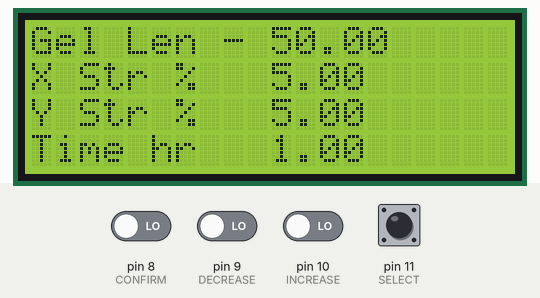
Simulated run of this sketch. Board: Arduino Mega 2560, built with avr-gcc and run on an emulated ATmega2560. Shown: 20×4 character LCD. The inputs (shaded band) are chosen by the test bench; at power-on: pin 8 (CONFIRM), pin 9 (DECREASE), pin 10 (INCREASE), pin 11 (SELECT) LOW.

Above: at 1.3 s.
1.4 s: pin 8 (CONFIRM) driven HIGH
At 7.2 s:
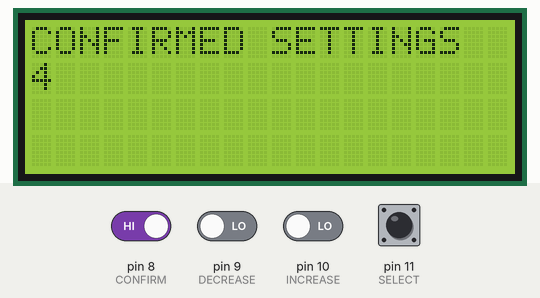
At 11.6 s:
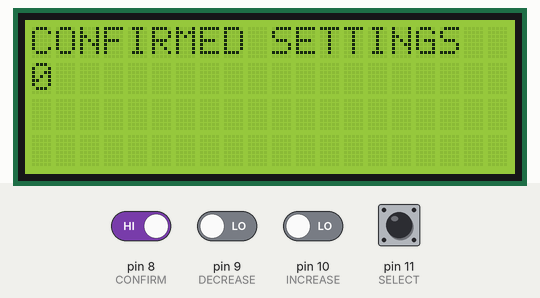
Timing chart, 0 to 11.9 s (numbered marks = the images above; inputs shaded):
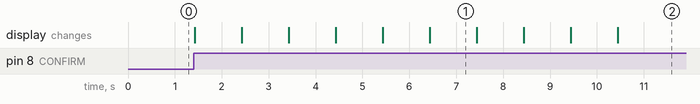

The sketch:

WORKING_INTERFACE.ino
```cpp
//With Arduino Mega 2569

#include <Wire.h>
#include <LiquidCrystal_I2C.h>
LiquidCrystal_I2C lcd(0x27, 2, 1, 0, 4, 5, 6, 7, 3, POSITIVE);


//pin numbers
const int SELECT = 11;
const int INCREASE = 10;
const int DECREASE = 9;
const int CONFIRM = 8;

//Counter of total select button pushes. Uses modulus to find the variable selected.
int Counter = 0;


//intializes the button states pre and post loop
int buttonState1 = 0;         // current state of the button
int lastButtonState1 = 0;// previous state of the button
int buttonState2 = 0;
int lastButtonState2 = 0;
int buttonState3 = 0;         // current state of the button
int lastButtonState3 = 0;// previous state of the button
int buttonState4 = 0;
int lastButtonState4 = 0;


//DEFAULT VALUES, CHANGE TO SET PRECISE VALUES
float gellen = 50; //gel length, mm
float stretx = 5;   //stretch percentage, %
float strety = 5;
float timehr = 1;  //time of stretch, hr, determines speed


const int NUMBER_OF_VARIABLES = 4;


float gellenincrement = 0.5; //increment/decrement values of all variables
float stretincrement = 0.5;
float timehrincrement = 0.1;

float gellenmax = 100; //max values of each variable
float stretmax = 20;   //min values are set to be zero for all variables
float timehrmax = 24;  //if a increase/decrease button press will take a variable past the max/min values, nothing will happen


void setup() {
  //setup of pins and lcd display
  lcd.begin(20,4);
  pinMode(SELECT, INPUT);
  pinMode(INCREASE, INPUT);
  pinMode(DECREASE, INPUT);
  pinMode(CONFIRM, INPUT);

  //display the default initialized values and starts the loop
  displayVars();
}

void loop() {
  // read the pushbutton input pin for each button
  buttonState1 = digitalRead(SELECT);
  buttonState2 = digitalRead(INCREASE);
  buttonState3 = digitalRead(DECREASE);
  buttonState4 = digitalRead(CONFIRM);

  // compare the buttonState to its previous state,
  if (buttonState1 != lastButtonState1) {

    //if state changed compared to last loop, check if the button was being pushed
    if (buttonState1 == HIGH) {
      select();

      //display updated value or selection values,
      displayVars();
    }

    //important for preventing bouncing and registering more than one action per button press
    delay(50);

    //button 2 = increase
  } else if (buttonState2 != lastButtonState2) {
    if (buttonState2 == HIGH) {
      increase();
      displayVars();
    }
    delay(50);

    //button 3 = decrease
  } else if (buttonState3 != lastButtonState3) {
    if (buttonState3 == HIGH) {
      decrease();
      displayVars();
    }
    delay(50);

    //button 4 = confirm settings
  } else if (buttonState4 != lastButtonState4) {
    if (buttonState4 == HIGH) {
      confirm();
    }
    delay(50);
  }


  // save the current state as the last state, for next time through the loop
  lastButtonState1 = buttonState1;
  lastButtonState2 = buttonState2;
  lastButtonState3 = buttonState3;
  lastButtonState4 = buttonState4;
}


//Increments the select button counter
void select() {
  Counter++;
}


//increases the currently selected variable by the increment amount
void increase() {
  //modulus operation to get the varible selected
  int cur_selection = Counter % NUMBER_OF_VARIABLES;

  //check to make sure the action wont take the variable over the max
  if (cur_selection == 0) {
    if (gellen + gellenincrement <= gellenmax) {
      gellen += gellenincrement;
    }
  } else if (cur_selection == 1) {
    if (stretx + stretincrement <= stretmax) {
      stretx += stretincrement;
    }
  } else if (cur_selection == 2) {
    if (strety + stretincrement <= stretmax) {
      strety += stretincrement;
    }
  } else if (cur_selection == 3) {
    if (timehr + timehrincrement <= timehrmax) {
      timehr += timehrincrement;
    }
  }
}


//decreases the currently selected variable by the increment amount
void decrease() {
  int cur_selection = Counter % NUMBER_OF_VARIABLES;
  if (cur_selection == 0) {
    if (gellen > gellenincrement) {
      gellen -= gellenincrement;
    }
  } else if (cur_selection == 1) {
    if (stretx > stretincrement) {
      stretx -= stretincrement;
    }
  } else if (cur_selection == 2) {
    if (strety > stretincrement) {
      strety -= stretincrement;
    }
  } else if (cur_selection == 2) {
    if (timehr > timehrincrement) {
      timehr -= timehrincrement;
    }
  }
}

//display that the settings have been confirmed
void confirm() {
  int confCounter = 0;
  boolean q = false;
  lcd.setCursor(15, 2);
  lcd.print("CNFM?");

  //while loop to prompt the user for a final confirmation after pressing the confirm button
  //if "Y" is selected, the program will initiate a 10 second count down and then start the stretching
  //if "N" is selected, the program will return to the previous variable selection menu
  while(!q) {
    buttonState1 = digitalRead(SELECT);
    buttonState4 = digitalRead(CONFIRM);
    if (buttonState1 != lastButtonState1) {
      if (buttonState1 == HIGH) {
        confCounter++;
        dispFinalSelection(confCounter);
        delay(50);
      }
    } else if (buttonState4 != lastButtonState4) {
      if (buttonState4 == HIGH) {
        int sel = confCounter % 2;
        if (sel == 0) {
          lcd.clear();
          lcd.setCursor(0, 0);
          lcd.print("CONFIRMED SETTINGS");
          for (int i = 9; i >= 0; i--) {
            lcd.setCursor(0, 1);
            lcd.print(i);
            delay(1000);
          }
          stretch();
        }
        q = true;
      }
    }
  }
}


//Helper Function to help display the final confirmation selection
void dispFinalSelection(int c) {
  int sel = c % 2;
  lcd.setCursor(15, 2);
  if (sel == 0) {
    lcd.print("Y<- N");
  } else if (sel == 1) {
    lcd.print("Y ->N");
  }
}

///////////////////TODO
void stretch() {
  //TODO, Using MultiStepper Library
}


//display the variables in their current state
//prints a "->" for currently selected variable
//note: important to clear screen
//note: lcd library does not have "\n", so must setCursor
void displayVars() {
  int cur_selection = Counter % NUMBER_OF_VARIABLES;
  lcd.clear();
  lcd.setCursor(0, 0);
  lcd.print("Gel Len");
  if (cur_selection == 0) {
    lcd.print(" - ");
    lcd.print(gellen);
  } else {
    lcd.print("   ");
    lcd.print(gellen);
  }

  //repeat for each variable
  lcd.setCursor(0, 1);
  lcd.print("X Str %");
  if (cur_selection == 1) {
    lcd.print(" - ");
    lcd.print(stretx);
  } else {
    lcd.print("   ");
    lcd.print(stretx);
  }

  lcd.setCursor(0, 2);
  lcd.print("Y Str %");
  if (cur_selection == 2) {
    lcd.print(" - ");
    lcd.print(strety);
  } else {
    lcd.print("   ");
    lcd.print(strety);
  }

  lcd.setCursor(0, 3);
  lcd.print("Time hr");
  if (cur_selection == 3) {
    lcd.print(" - ");
    lcd.print(timehr);
  } else {
    lcd.print("   ");
    lcd.print(timehr);
  }
}
```

Measured:
- after the input at 1.4 s, the display: first changes at once (image 1 shows a later state)
- what the display in image 1 shows lasts 1.0 s, from 6.4 s to 7.4 s
